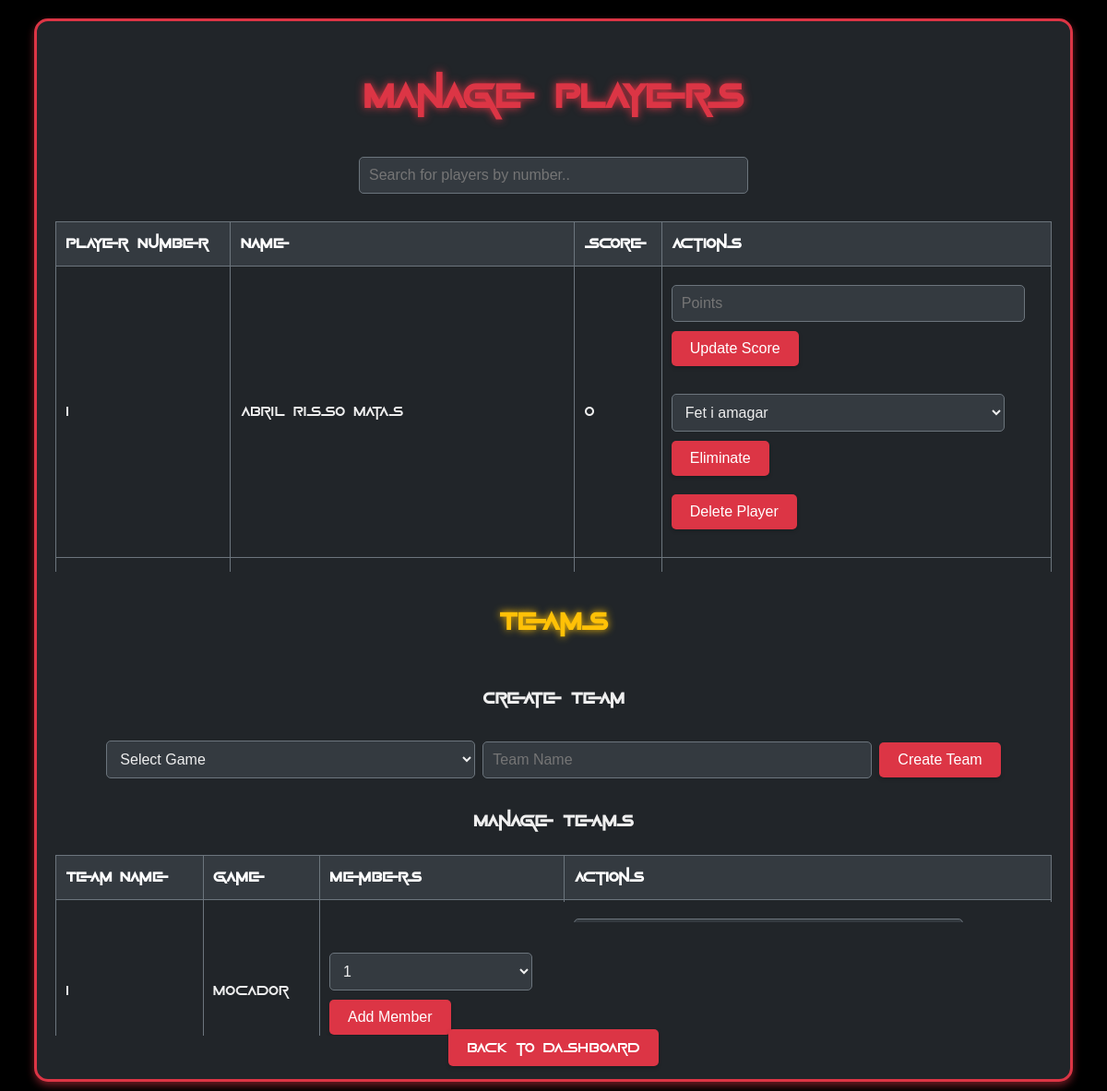
Page /admin/players (signed in) on the committed database.
### tables this page shows
CREATE TABLE players (
    id INTEGER PRIMARY KEY AUTOINCREMENT,
    player_number INTEGER UNIQUE NOT NULL,
    name TEXT,
    photo TEXT, -- Path to the uploaded photo
    score INTEGER DEFAULT 0
);

CREATE TABLE teams (
    id INTEGER PRIMARY KEY AUTOINCREMENT,
    game_name TEXT NOT NULL,
    team_name TEXT NOT NULL
);

### app.py (the view)
@app.route('/admin/players')
def manage_players():
    if not session.get('admin_logged_in'):
        return redirect(url_for('admin_login'))
    players = database.get_all_players()
    teams = database.get_all_teams()
    games = database.get_all_games()  # Fetch the games
    return render_template('admin/manage_players.html', players=players, teams=teams, games=games, is_player_eliminated=database.is_player_eliminated)

### app.py (called while the page is built)
@app.context_processor
def inject_mocador_teams():
    def get_mocador_teams():
        return database.get_all_teams_by_game_name('Mocador')
    return dict(get_mocador_teams=get_mocador_teams)

### database.py (called while the page is built)
def get_db():
    db = sqlite3.connect(DB_NAME)
    db.row_factory = sqlite3.Row  # Access columns by name
    return db

def get_all_players():
    db = get_db()
    cursor = db.cursor()
    cursor.execute("SELECT * FROM players ORDER BY score DESC")
    players = cursor.fetchall()
    db.close()
    return players

def get_all_games():
    db = get_db()
    cursor = db.cursor()
    cursor.execute("SELECT * FROM games")
    games = cursor.fetchall()
    db.close()
    return games

def get_all_teams():
    db = get_db()
    cursor = db.cursor()
    cursor.execute("SELECT * FROM teams")
    teams = cursor.fetchall()
    team_dicts = []
    for team in teams:
        team_dict = dict(team)  # Convert to a dictionary
        team_id = team_dict['id']
        cursor.execute("""
            SELECT p.id, p.player_number
            FROM players p
            JOIN team_members tm ON p.id = tm.player_id
            WHERE tm.team_id = ?
        """, (team_id,))
        members = cursor.fetchall()
        team_dict['members'] = members  # Now you can assign the members
        team_dicts.append(team_dict)
    db.close()
    return team_dicts  # Return the list of dictionaries

def is_player_eliminated(player_id):
    db = get_db()
    cursor = db.cursor()
    cursor.execute("SELECT 1 FROM game_results WHERE player_id = ? AND result = 'eliminated'", (player_id,))
    result = cursor.fetchone()
    db.close()
    return result is not None

### templates/admin/manage_players.html (shortened to what this page needs)
<!DOCTYPE html>
<html>
<head>
    <link rel="stylesheet" href="/static/css/style.css">
</head>
<body>
    <div class="manage-players">
        <h1>Manage Players</h1>
        <input type="text" id="player-search" onkeyup="searchPlayers()" placeholder="Search for players by number.." title="Type in a player number">
        <div class="table-container">
            <table id="players-table">
                <thead>
                    <tr>
                        <th>Player Number</th>
                        <th>Name</th>
                        <th>Score</th>
                        <th>Actions</th>
                    </tr>
                </thead>
                <tbody>
                    {% for player in players %}
                    <tr id="player-row-{{ player.id }}">
                        <td>{{ player.player_number }}</td>
                        <td>{{ player.name if player.name else 'N/A' }}</td>
                        <td id="player-{{ player.id }}-score">{{ player.score }}</td>
                        <td>
                            <div id="player-row-{{ player.id }}">
                                <form action="/admin/update_score" method="post" class="update-score-form">
                                    <input type="number" name="points" placeholder="Points" required>
                                    <button type="submit">Update Score</button>
                                </form>
                            </div>
                            <form action="/admin/eliminate_player" method="post" class="eliminate-player-form">
                                <select name="game_id">
                                    {% for game in games %}
                                        {% if game.type == 'Eliminatory' %}
                                            <option value="{{ game.id }}">{{ game.name }}</option>
                                        {% endif %}
                                    {% endfor %}
                                </select>
                                {% if is_player_eliminated(player.id) %}
                                    <input type="hidden" name="action" value="uneliminate">
                                    <button type="submit">Uneliminate</button>
                                {% else %}
                                    <button type="submit">Eliminate</button>
                                {% endif %}
                            </form>
                            <form action="/admin/delete_player/{{ player.id }}" method="post" class="delete-player-form">
                                <button type="submit" onclick="return confirm('Are you sure you want to delete this player? This action cannot be undone.');">Delete Player</button>
                            </form>
                        </td>
                    </tr>
                    {% endfor %}
                </tbody>
            </table>
        </div>
        <h2>Teams</h2>
        <div class="table-container">
            <h3>Create Team</h3>
            <form action="/admin/create_team" method="post">
                <select name="game_name" required>
                    <option value="" disabled selected>Select Game</option>
                </select>
                <input type="text" name="team_name" placeholder="Team Name" required>
                <button type="submit">Create Team</button>
            </form>
            <h3>Manage Teams</h3>
            <table id="teams-table">
                <thead>
                    <tr>
                        <th>Team Name</th>
                        <th>Game</th>
                        <th>Members</th>
                        <th>Actions</th>
                    </tr>
                </thead>
                <tbody>
                    {% for team in teams %}
                    <tr>
                        <td>{{ team.team_name }}</td>
                        <td>{{ team.game_name }}</td>
                        <td>
                            <form action="/admin/add_team_member" method="post">
                                <select name="player_id">
                                    {% for player in players %}
                                    <option value="{{ player.id }}">{{ player.player_number }}</option>
                                    {% endfor %}
                                </select>
                                <button type="submit">Add Member</button>
                            </form>
                        </td>
                        <td>
                            <form action="/admin/update_team_score" method="post" class="update-team-score-form">
                                <input type="number" name="points" placeholder="Points" required>
                                <button type="submit">Update Team Score</button>
                            </form>
                            <form action="/admin/delete_team/{{ team.id }}" method="post">
                            <button type="submit" onclick="return confirm('Are you sure you want to delete this team?');">Delete Team</button>
                        </form>
                        </td>
                    </tr>
                    {% endfor %}
                </tbody>
            </table>
        </div>
        <a href="/admin">Back to Dashboard</a>
    </div>
</body>
</html>

### static/css/style.css (style rules this page uses)
body { font-family: 'Squid Game', 'Arial', sans-serif; background-color: #000; color: #eee; margin: 0; padding: 0; text-align: center; overflow-x: hidden; }
.login-container, .leaderboard-container, .timeline-container, .profile-container, .admin-dashboard, .manage-players, .manage-games, .upload-container { background-color: #212529; border: 3px solid #dc3545; border-radius: 15px; margin: 20px auto; padding: 20px; max-width: 90%; box-shadow: 0 4px 8px rgba(220, 53, 69, 0.5); }
h1 { color: #dc3545; font-size: 2.5em; margin-bottom: 20px; font-family: 'Squid Game', sans-serif; text-shadow: 0 0 10px #dc3545; }
h2 { color: #ffc107; font-size: 1.8em; margin-top: 30px; font-family: 'Squid Game', sans-serif; text-shadow: 0 0 8px #ffc107; }
form { margin-bottom: 20px; }
input[type="number"], input[type="text"], input[type="password"], input[type="file"], select { background-color: #343a40; color: #eee; border: 1px solid #6c757d; padding: 10px; margin: 10px 0; border-radius: 5px; width: 90%; max-width: 400px; font-size: 1rem; }
button, a { background-color: #dc3545; color: white; border: none; padding: 10px 20px; text-decoration: none; border-radius: 5px; font-size: 1em; cursor: pointer; transition: background-color 0.3s ease, transform 0.2s ease; box-shadow: 0 2px 4px rgba(0, 0, 0, 0.2); }
table { width: 100%; border-collapse: collapse; margin-top: 20px; }
th, td { border: 1px solid #6c757d; padding: 10px; text-align: left; }
th { background-color: #343a40; color: white; }
.table-container { max-height: 400px; overflow-y: auto; }

### rows in the picture
players: player_number "1", name "Abril Risso Matas", score "0", shows "Eliminate"
teams: team_name "1", game_name "Mocador"

### other values in the picture
form field game_id "Fet i amagar"
form field player_id "1"
